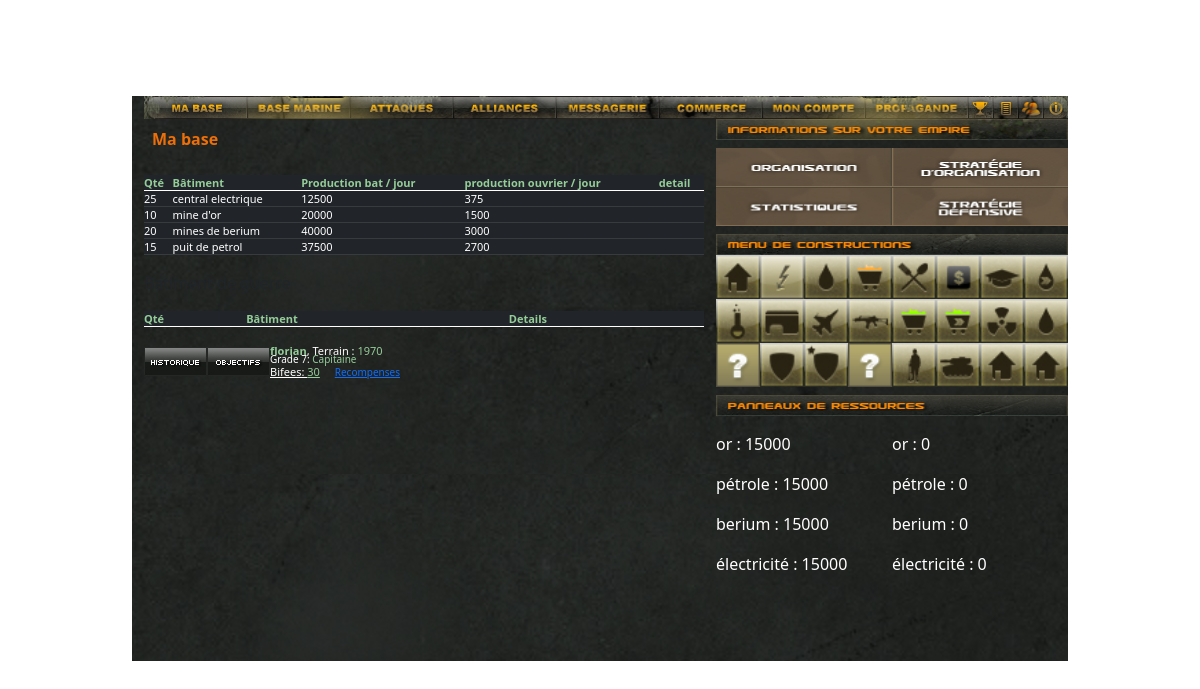
The page /index.php (signed in) on the database as committed earlier.
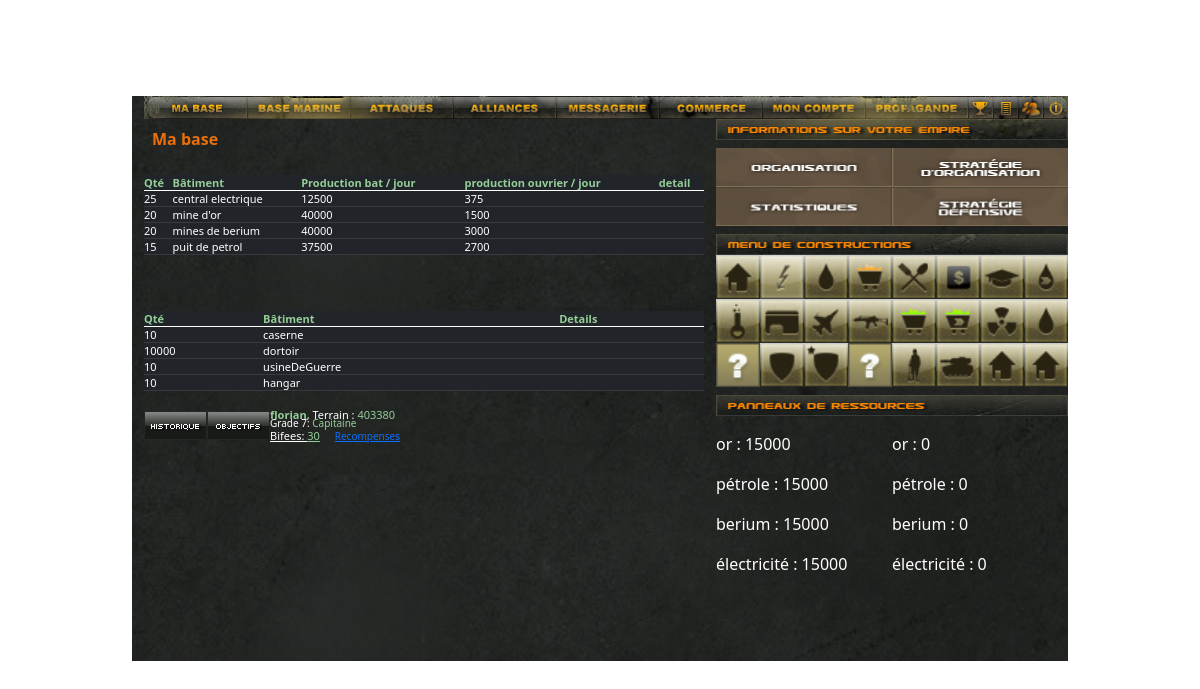
The same page on the database as committed later.
### tables this page shows
CREATE TABLE IF NOT EXISTS `batiments_prod` (
  `id` int NOT NULL AUTO_INCREMENT,
  `nom` varchar(50) NOT NULL,
  `productionBat` int NOT NULL,
  `terrain` int NOT NULL,
  `productionOuvrier` int NOT NULL,
  `description` text NOT NULL,
  `img` longtext NOT NULL,
  `prix` int NOT NULL,
  PRIMARY KEY (`id`)
);

CREATE TABLE IF NOT EXISTS `bat_guerre_player` (
  `id` int NOT NULL AUTO_INCREMENT,
  `id_player` int NOT NULL,
  `id_batiment` int NOT NULL,
  `nombresBtaiment` int NOT NULL,
  PRIMARY KEY (`id`)
);

CREATE TABLE IF NOT EXISTS `bat_guerre` (
  `id` int NOT NULL AUTO_INCREMENT,
  `nom` varchar(50) NOT NULL,
  `terrain` int NOT NULL,
  PRIMARY KEY (`id`)
);

### actions/questions/affichageBatPodbase.php (called while the page is built, shortened)
<?php
require('actions/database.php');
$idOfUser = $_SESSION['id'];
$terrainbatprod = $bdd->prepare('SELECT SUM(bp.terrain * bpp.totalBatiments) as terrain
FROM (SELECT idBatiment, SUM(nombresBat) as totalBatiments FROM batimentproductionplayer
WHERE id_player = ?
GROUP BY idBatiment) bpp INNER JOIN batiments_prod bp
ON bpp.idBatiment = bp.id');
$terrainbatprod->execute(array($idOfUser));
 $terrainprod = $terrainbatprod->fetch();
$terrainbatguerre = $bdd->prepare('SELECT SUM(bat_guerre.terrain * bat_guerre_player.nombresBtaiment) as terrain_total
FROM bat_guerre_player
INNER JOIN bat_guerre ON bat_guerre_player.id_batiment = bat_guerre.id
WHERE bat_guerre_player.id_player = ?');
$terrainbatguerre->execute(array($idOfUser));
 $terrainguerre = $terrainbatguerre->fetch();
 $terrain = ($terrainguerre[0]+$terrainprod[0]) ;
        $getbatprod = $bdd->prepare('SELECT bp.id, bp.nom, SUM(bpp.nombresBat) AS nombresBat, SUM(bpp.nombresOuvrier) AS nombresOuvrier, SUM(bp.productionBat * bpp.nombresBat) AS productionBatNombres, SUM(bp.productionOuvrier * bpp.nombresOuvrier) AS productionOuvrierNombres ,
        SUM(bp.productionBat * bpp.nombresBat) + SUM(bp.productionOuvrier * bpp.nombresOuvrier) AS gaindelaressource
        FROM batimentproductionplayer bpp
        INNER JOIN batiments_prod bp ON bpp.idBatiment = bp.id
        WHERE bpp.id_player = ?
        GROUP BY bp.nom');
        $getbatprod->execute(array($idOfUser));
        $getbatguerre = $bdd->prepare('SELECT
        bat_guerre.id as id,
        bat_guerre.nom as nom_batiment,
        bat_guerre_player.nombresBtaiment as nb_batiments
      FROM bat_guerre_player
      INNER JOIN bat_guerre ON bat_guerre_player.id_batiment = bat_guerre.id
      WHERE bat_guerre_player.id_player = ?;');
        $getbatguerre->execute(array($idOfUser));
        ?>

### index.php (the view, shortened to what this page needs)
<?php
require('actions\questions\affichageBatPodbase.php')
?>
<!DOCTYPE html>
<html lang="en">
<?php include 'includes/head.php'; ?>
<body>
    <br><br>
    <div class="container blockjeux">
        <?php require('includes/navbf.php'); ?>
        <div class="row">
            <div class="blockgauche">
                <p class="mabase p-2"><strong> Ma base</strong></p>
                <table class="table table-dark table-hover">
                    <thead>
                        <tr>
                            <td>
                                <font color="#95cd99"><b>Qté</b></font>
                            </td>
                            <td>
                                <font color="#95cd99"><b>Bâtiment </b></font>
                            </td>
                            <td>
                                <font color="#95cd99"><b>Production bat / jour</b></font>
                            </td>
                            <td>
                                <font color="#95cd99"><b>production ouvrier / jour</b></font>
                            </td>
                            <td>
                                <font color="#95cd99"><b>detail</b></font>
                            </td>
                        </tr>
                    </thead>
                    <tbody>
                        <?php while ($batprod = $getbatprod->fetch()) {
                        ?>
                            <?php if ($batprod['nombresBat'] > 0) {      ?>
                                <tr>
                                    <td class="affichagebatprod"><?= $batprod['nombresBat']; ?></td>
                                    <td class="affichagebatprod affichagebatprodnom"><?= $batprod['nom']; ?></td>
                                    <td class="affichagebatprod"><?= $batprod['productionBatNombres']; ?></td>
                                    <td class="affichagebatprod"><?= $batprod['productionOuvrierNombres']; ?></td>
                                    <td class="affichagebatprod"><a href="achat.php?id=<?= $batprod['id']; ?>"><img src="http://www.buildandfight.com/images/details.gif" alt=""></a></td>
                                </tr>
                        <?php
                            }
                        } ?>
                    </tbody>
                </table>
                <p>Batiment de guerre</p>
                <table class="table table-dark table-hover">
                    <thead>
                        <tr>
                            <td>
                                <font color="#95cd99"><b>Qté</b></font>
                            </td>
                            <td>
                                <font color="#95cd99"><b>Bâtiment </b></font>
                            </td>
                            <td>
                                <font color="#95cd99"><b>Details </b></font>
                            </td>
                        </tr>
                    </thead>
                    <tbody>
                        <?php while ($batg = $getbatguerre->fetch()) {
                        ?>
                            <?php if ($batg['nb_batiments'] > 0) {      ?>
                                <tr>
                                    <td class="affichagebatprod"><?= $batg['nb_batiments']; ?></td>
                                    <td class="affichagebatprod affichagebatprodnom"><?= $batg['nom_batiment']; ?></td>
                                    <td class="affichagebatprod"><a href="achat.php?id=<?= $batg['id']; ?>"><img src="http://www.buildandfight.com/images/details.gif" alt=""></a></td>
                                </tr>
                        <?php
                            }
                        } ?>
                    </tbody>
                </table>
                <div class="d-flex mb-2">
                    <table>
                        <tbody>
                            <tr>
                                <td style="padding-left:4px;padding-top:1px;"><a href="#"><img src="assets/img/ongletdirection/historiquenew.jpg" border="0"></a></td>
                                <td style="padding-left:4px;padding-top:1px;"><a href="#"><img src="assets/img/ongletdirection/vos_objectifsnew.jpg" border="0"></a></td>
                                <td style="padding-left:4px;color:#95cd99;font-size:11px;">
                                    <p style="margin:0px; padding:0px; "><b><?= $_SESSION['pseudo'] ?></b><span style="color:#FFFFFF;">, Terrain :</span>
                                   <?= $terrain ?></p>
                                    <p style="margin:0px; position:relative;margin-top:-6px;font-size:10px;"><span style="color:#FFFFFF;">Grade 7:</span> Capitaine </p>
                                    <table style="margin:0px; position:relative;margin-top:-2px;font-size:10px;width:130px;">
                                        <tbody>
                                            <tr>
                                                <td><a href="?content=bifees" style="color:#FFFFFF;">Bifees: </a><a href="?content=bifees" style="color:#95cd99;">30</a></td>
                                                <td style="text-align: right;"><a href="?content=recompenses" style="font-size:10px;">Recompenses</a></td>
                                            </tr>
                                        </tbody>
                                    </table>
                                </td>
                            </tr>
                        </tbody>
                    </table>
                </div>
            </div>
            <div class="blockdroit">
                <div class="d-flex">
                    <a href=""><img src="assets/img/ongletbat/information sur votre empire.jpg" alt="" style="width: 352px;height:21px;"></a>
                </div>
                <div class="d-flex mt-2">
                    <a href=""><img src="assets/img/ongletbat/organisation.jpg" alt="" style="width: 176px;height:39px;"></a>
                    <a href=""><img src="assets/img/ongletbat/strategiedorganisation.jpg" alt="" style="width: 176px;height:39px;"></a>
                </div>
                <div class="d-flex mb-2">
                    <a href=""><img src="assets/img/ongletbat/statistique.jpg" alt="" style="width: 176px;height:39px;"></a>
                    <a href=""><img src="assets/img/ongletbat/strategiedefensive.jpg" alt="" style="width: 176px;height:39px;"></a>
                </div>
                <div class="d-flex mt-2">
                    <a href=""><img src="assets/img/ongletbat/menu de construction.jpg" alt="" style="width: 352px;height:21px;"></a>
                </div>
                <div class="d-flex">
                    <a href=""><img src="assets/img/ongletbat/dortoir2.jpg" alt="" style="width:44px;height:44px;"></a>
                    <a href=""><img src="assets/img/ongletbat/centrale_ther2.jpg" alt="" style="width:44px;height:44px;"></a>
                    <a href=""><img src="assets/img/ongletbat/puit_petrole2.jpg" alt="" style="width:44px;height:44px;"></a>
                    <a href=""><img src="assets/img/ongletbat/mine_or2.jpg" alt="" style="width:44px;height:44px;"></a>
                    <a href=""><img src="assets/img/ongletbat/cuisine2.jpg" alt="" style="width:44px;height:44px;"></a>
                    <a href=""><img src="assets/img/ongletbat/banque2.jpg" alt="" style="width:44px;height:44px;"></a>
                    <a href=""><img src="assets/img/ongletbat/universite2.jpg" alt="" style="width:44px;height:44px;"></a>
                    <a href=""><img src="assets/img/ongletbat/rafinerie2.jpg" alt="" style="width:44px;height:44px;"></a>
                </div>
                <div class="d-flex">
                    <a href=""></a><img src="assets/img/ongletbat/laboratoire2.jpg" alt="" style="width:44px;height:44px;"></a>
                    <a href=""></a><img src="assets/img/ongletbat/hangar_tank2.jpg" alt="" style="width:44px;height:44px;"></a>
                    <a href=""></a><img src="assets/img/ongletbat/aeroport2.jpg" alt="" style="width:44px;height:44px;"></a>
                    <a href=""></a><img src="assets/img/ongletbat/armurerie2.jpg" alt="" style="width:44px;height:44px;"></a>
                    <a href=""></a><img src="assets/img/ongletbat/mine_berium2.jpg" alt="" style="width:44px;height:44px;"></a>
                    <a href=""></a><img src="assets/img/ongletbat/trait_berium2.jpg" alt="" style="width:44px;height:44px;"></a>
                    <a href=""></a><img src="assets/img/ongletbat/centrale_nuc2.jpg" alt="" style="width:44px;height:44px;"></a>
                    <a href=""></a><img src="assets/img/ongletbat/puit_petrole2.jpg" alt="" style="width:44px;height:44px;"></a>
                </div>
                <div class="d-flex mb-2">
                    <a href=""><img src="assets/img/ongletbat/panel_construction_empty_item.gif" alt="" style="width:44px;height:44px;"></a>
                    <a href=""><img src="assets/img/ongletbat/tourelle2.jpg" alt="" style="width:44px;height:44px;"></a>
                    <a href=""></a><img src="assets/img/ongletbat/tourelle_canon2.jpg" alt="" style="width:44px;height:44px;"></a>
                    <a href=""></a><img src="assets/img/ongletbat/panel_construction_empty_item.gif" alt="" style="width:44px;height:44px;"></a>
                    <a href=""></a><img src="assets/img/ongletbat/caserne2.jpg" alt="" style="width:44px;height:44px;"></a>
                    <a href=""></a><img src="assets/img/ongletbat/usine_guerre2.jpg" alt="" style="width:44px;height:44px;"></a>
                    <a href=""></a><img src="assets/img/ongletbat/dortoir2.jpg" alt="" style="width:44px;height:44px;"></a>
                    <a href=""></a><img src="assets/img/ongletbat/dortoir2.jpg" alt="" style="width:44px;height:44px;"></a>
                </div>
                <div class="d-flex">
                    <a href=""><img src="assets/img/ongletbat/panneau ressource.jpg" alt="" style="width: 352px;height:21px;"></a>
                </div>
        <tr>
            <div class="d-flex mt-3">
                <div class="col-6">
        <p style="color:white">or : <span id="ressourceor">0</span></p>
	<p style="color:white">pétrole : <span id="ressourcepetrol">0</span></p>
	<p style="color:white">berium : <span id="ressourceberium">0</span></p>
	<p style="color:white">électricité : <span id="ressourceelectricite">0</span></p>
      </div>
                <div class="col-6">
        <p style="color:white">or : <span id="ressourceor">0</span></p>
	<p style="color:white">pétrole : <span id="ressourcepetrol">0</span></p>
	<p style="color:white">berium : <span id="ressourceberium">0</span></p>
	<p style="color:white">électricité : <span id="ressourceelectricite">0</span></p>
      </div>
     </div>
        </tr>
            </div>
        </div>
    </div>
</body>
</html>

### includes/head.php (shortened to what this page needs)
<head>
    <link href="https://cdn.jsdelivr.net/npm/bootstrap@5.0.0-beta2/dist/css/bootstrap.min.css" rel="stylesheet">
    <link rel="stylesheet" href="assets/style.css">
</head>

### includes/navbf.php (shortened to what this page needs)
<div class="d-flex mt-5">
                    <a href="index.php" data-bs-toggle="tooltip" data-bs-placement="bottom" title="ma base"><img src="assets/img/ongletnav/log_mabase2.jpg" alt="" style="width: 103px;height:23;"></a>
                    <a href=""data-bs-toggle="tooltip" data-bs-placement="bottom" title="base marine"><img src="assets/img/ongletnav/log_mabase_marine2.jpg" alt="" style="width: 103px;height:23;"></a>
                    <a href=""data-bs-toggle="tooltip" data-bs-placement="bottom" title="attaque"><img src="assets/img/ongletnav/log_attaques2.jpg" alt="" style="width: 103px;height:23;"></a>
                    <a href=""data-bs-toggle="tooltip" data-bs-placement="bottom" title="aliances"><img src="assets/img/ongletnav/log_alliances2.jpg" alt="" style="width: 103px;height:23;"></a>
                    <a href=""data-bs-toggle="tooltip" data-bs-placement="bottom" title="messagerie"><img src="assets/img/ongletnav/log_messagerie2.jpg" alt="" style="width: 103px;height:23;"></a>
                    <a href=""data-bs-toggle="tooltip" data-bs-placement="bottom" title="Marché, échanges, enchères, dons, achats de ressources par SMS / CB / Paypal ..."><img src="assets/img/ongletnav/log_commerce2.jpg" alt="" style="width: 103px;height:23;"></a>
                    <a href=""data-bs-toggle="tooltip" data-bs-placement="bottom" title="ma base"><img src="assets/img/ongletnav/log_compte2.jpg" alt="" style="width: 103px;height:23;"></a>
                    <a href=""data-bs-toggle="tooltip" data-bs-placement="bottom" title="ma base"><img src="assets/img/ongletnav/log_propagande2.jpg" alt="" style="width: 103px;height:23;"></a>
                    <a href=""data-bs-toggle="tooltip" data-bs-placement="bottom" title="classement"><img src="assets/img/ongletnav/log_classements_petit2.jpg" alt="" style="width: 25px;height: 23px;"></a>
                    <a href=""data-bs-toggle="tooltip" data-bs-placement="bottom" title="bloc note"><img src="assets/img/ongletnav/log_memo2.jpg" alt="" style="width: 25px;height: 23px;"></a>
                    <a href=""data-bs-toggle="tooltip" data-bs-placement="bottom" title="mes amis"><img src="assets/img/ongletnav/log_amis2.jpg" alt="" style="width: 25px;height: 23px;"></a>
                    <a href="actions/users/logoutAction.php"data-bs-toggle="tooltip" data-bs-placement="bottom" title="deconnection"><img src="assets/img/ongletnav/log_deco2.jpg" alt="" style="width: 25px;height: 23px;"></a>
                </div>

### assets/style.css (style rules this page uses)
.blockjeux { width: 936px; height: 565px; background-image: url('../assets/img/bgbase.png'); background-size: auto; }
.blockgauche { width: 584px; height: 100%; }
.blockdroit { width: 352px; height: 100%; padding: 0px 0px !important; }
.mabase { color: rgb(236, 111, 9); }
td { font-size: 11px; }
td { padding: 0 !important; }

Rows that differ between the two databases and show on the page:
changed batiments_prod "mine d'or": nombresBat "10" → "20"; productionBatNombres "20000" → "40000"
added bat_guerre_player: nombresBtaiment "10", bat_guerre.nom "caserne"
added bat_guerre_player: nombresBtaiment "10000", bat_guerre.nom "dortoir"
added bat_guerre_player: nombresBtaiment "10", bat_guerre.nom "usineDeGuerre"
added bat_guerre_player: nombresBtaiment "10", bat_guerre.nom "hangar"
Other text that changed with them:
$terrain: "1970" → "403380"
